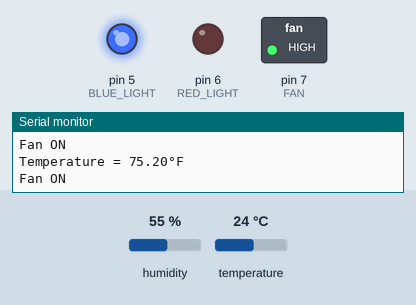
The sketch below on a simulated Arduino Uno, built with avr-gcc and run on an emulated ATmega328P. Parts: switched loads named in the sketch (green lamp = pin HIGH), output pins drawn as LEDs (lit = HIGH), the last lines printed to the serial monitor. The test bench sets the inputs (shaded band); at power-on: temperature 24 °C, humidity 55 %.

Above: at 2.8 s.
2.9 s: temperature set to 21 °C
At 4.8 s:
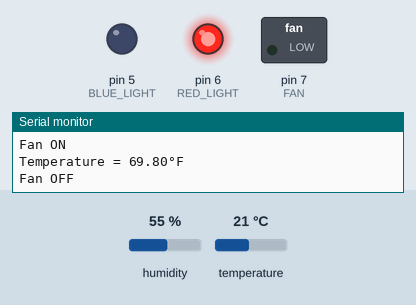
5.6 s: temperature set to 28 °C
At 7.2 s:
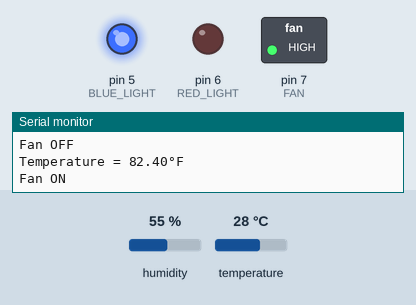
8.3 s: temperature set to 12 °C
At 10.8 s:
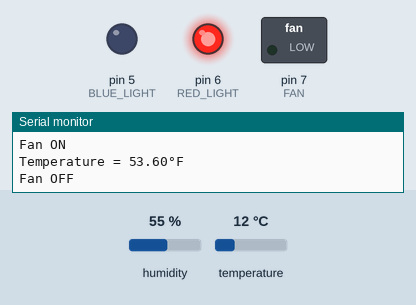
Timing chart, 0 to 12.3 s (numbered marks = the images above; inputs shaded):
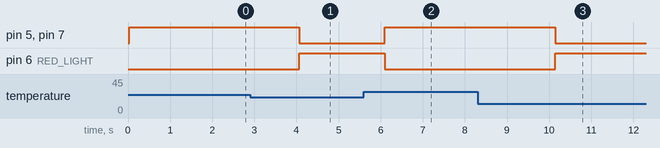

Measured:
- the behaviour switches between 23 and 22 °C on temperature (found by bisection; images 0 and 1)
- after the input at 2.9 s, pin 5 (BLUE_LIGHT), pin 7 (FAN): HIGH → LOW after 1.2 s; pin 6 (RED_LIGHT): LOW → HIGH after 1.2 s
- after the input at 5.6 s, pin 5 (BLUE_LIGHT), pin 7 (FAN): LOW → HIGH after 0.50 s; pin 6 (RED_LIGHT): HIGH → LOW after 0.50 s
- after the input at 8.3 s, pin 5 (BLUE_LIGHT), pin 7 (FAN): HIGH → LOW after 1.8 s; pin 6 (RED_LIGHT): LOW → HIGH after 1.8 s

The sketch:

smart_fan.ino
```cpp
#include <dht.h>

#define tempsensor 2

#define FAN 7
#define RED_LIGHT 6
#define BLUE_LIGHT 5

dht DHT;

void setup() {

  pinMode(FAN, OUTPUT);

  pinMode(RED_LIGHT, OUTPUT);
  pinMode(BLUE_LIGHT, OUTPUT);
  digitalWrite(FAN, LOW);

  Serial.begin(9600);

}

void loop() {

  DHT.read11(tempsensor);

  float cel = DHT.temperature;
  float temperature = (cel * 9.0 / 5.0) + 32.0;


  Serial.print("Temperature = ");
  Serial.print(temperature);
  Serial.println("°F");

  if (temperature > 72) { // temperary threshold set
    digitalWrite(FAN, HIGH);
    digitalWrite(RED_LIGHT, LOW);
    digitalWrite(BLUE_LIGHT, HIGH);
    Serial.println("Fan ON");
  } else {
    digitalWrite(FAN, LOW);
    digitalWrite(RED_LIGHT, HIGH);
    digitalWrite(BLUE_LIGHT, LOW);
    Serial.println("Fan OFF");
  }

  delay(2000);
}
```
